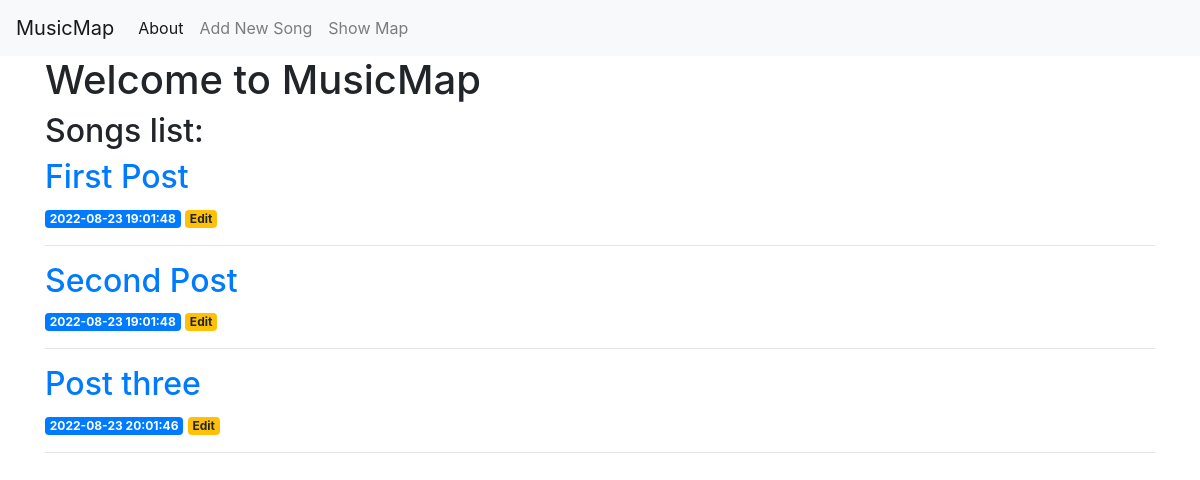
The app's page /, older data.
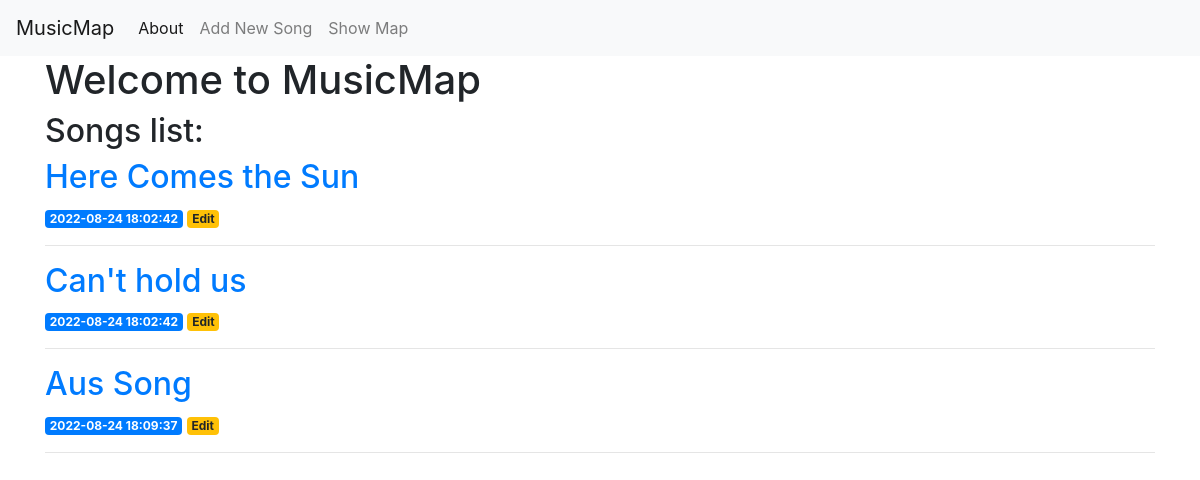
The same page, newer data.
### tables this page shows
CREATE TABLE posts(
    id INTEGER PRIMARY KEY AUTOINCREMENT,
    created TIMESTAMP NOT NULL DEFAULT CURRENT_TIMESTAMP,
    title TEXT NOT NULL,
    content TEXT NOT NULL,
    lat INTEGER,
    lon INTEGER
);

### app.py (the view)
@app.route('/')
def index():
    conn = get_db_connection()
    posts = conn.execute('SELECT * FROM posts').fetchall()
    conn.close()
    return render_template('index.html', posts=posts)

### app.py (called while the page is built)
def get_db_connection():
    conn = sqlite3.connect('database.db')
    conn.row_factory = sqlite3.Row
    return conn

### templates/index.html
{% extends 'base.html' %}
{% block content %}
    <h1>{% block title %} Welcome to MusicMap {% endblock %}</h1>
    <h2> Songs list: </h2>
    {% for post in posts %}
        <a href="{{ url_for('post', post_id=post['id']) }}">
            <h2>{{ post['title']}}</h2>
        </a>
        <span class="badge badge-primary">{{ post['created']}}</span>
        <a href="{{ url_for('edit', id=post['id']) }}">
            <span class="badge badge-warning">Edit</span>
        </a>
        <hr>
        {% endfor %}
{% endblock %}

### templates/base.html (shortened to what this page needs)
<!doctype html>
<html lang="en">
<head>
    <link rel="stylesheet" href="https://stackpath.bootstrapcdn.com/bootstrap/4.3.1/css/bootstrap.min.css">
</head>
<body>
    <nav class="navbar navbar-expand-md navbar-light bg-light">
        <a class="navbar-brand" href="{{ url_for('index')}}">MusicMap</a>
        <div class="collapse navbar-collapse" id="navbarNav">
            <ul class="navbar-nav">
            <li class="nav-item active">
                <a class="nav-link" href="{{url_for('about')}}">About</a>
            </li>
            <li class="nav-item">
                <a class="nav-link" href="{{url_for('create')}}">Add New Song</a>
            </li>
            <li class="nav-item">
                <a class="nav-link" href="{{url_for('map')}}">Show Map</a>
            </li>
            </ul>
        </div>
    </nav>
    <div class="container">
        {% block content %} {%endblock %}
    </div>
  </body>
</html>

Row changes from the older to the newer data that the page shows:
removed posts: title "First Post", created "2022-08-23 19:01:48"
removed posts: title "Second Post", created "2022-08-23 19:01:48"
removed posts: title "Post three", created "2022-08-23 20:01:46"
added posts: title "Here Comes the Sun", created "2022-08-24 18:02:42"
added posts: title "Can't hold us", created "2022-08-24 18:02:42"
added posts: title "Aus Song", created "2022-08-24 18:09:37"
